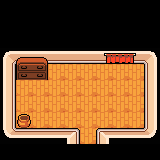

Rendered tile map (Tiled .tmx) drawn with the repository's tilesets; below, a short description and the full map source, tile grids included:
An orthogonal 10x10 tile map with 16x16 px tiles, 3 tile layers (tiles, details, Grass-Layer), 1 hidden layer not drawn and 2 objects (13, 19, 0, -1).

<map version="1.0" orientation="orthogonal" renderorder="right-down" width="10" height="10" tilewidth="16" tileheight="16" nextobjectid="3">
 <tileset firstgid="1" name="tileset" tilewidth="16" tileheight="16" tilecount="1120" columns="28">
  <image source="tileset.png" width="448" height="640" />
 </tileset>
 <layer name="tiles" width="10" height="10">
  <data encoding="csv">
0,0,0,0,0,0,0,0,0,0,
0,0,0,0,0,0,0,0,0,0,
0,0,0,0,0,0,0,0,0,0,
841,845,845,845,845,845,845,845,845,846,
869,928,928,928,928,928,928,928,928,930,
869,928,928,928,928,928,928,928,928,930,
869,928,928,928,928,928,928,928,928,930,
869,928,928,928,928,928,928,928,928,930,
953,954,954,954,955,928,957,954,954,958,
0,0,0,0,0,0,0,0,0,0
</data>
 </layer>
 <layer name="details" width="10" height="10">
  <data encoding="csv">
0,0,0,0,0,0,0,0,0,0,
0,0,0,0,0,0,0,0,0,0,
0,0,0,0,0,0,0,0,0,0,
0,1041,1042,0,0,0,1105,1106,1107,0,
0,1069,1070,0,0,0,0,0,0,0,
0,0,0,0,0,0,0,0,0,0,
0,0,0,0,0,0,0,0,0,0,
0,1067,0,0,0,0,0,0,0,0,
0,0,0,0,0,0,0,0,0,0,
0,0,0,0,0,0,0,0,0,0
</data>
 </layer>
 <layer name="Collision-Layer" width="10" height="10" visible="0">
  <data encoding="csv">
0,0,0,0,0,0,0,0,0,0,
0,0,0,0,0,0,0,0,0,0,
0,0,0,0,0,0,0,0,0,0,
1073,1073,1073,1073,1073,1073,1073,1073,1073,1073,
1073,0,0,0,0,0,0,0,0,1073,
1073,0,0,0,0,0,0,0,0,1073,
1073,0,0,0,0,0,0,0,0,1073,
1073,0,0,0,0,0,0,0,0,1073,
1073,1073,1073,1073,1073,0,1073,1073,1073,1073,
1073,1073,1073,1073,1073,0,1073,1073,1073,1073
</data>
 </layer>
 <objectgroup name="Teleport-Layer">
  <object id="1" name="level01" type="13, 19" x="80" y="128" width="16" height="16" />
 </objectgroup>
 <objectgroup name="Entity-Layer">
  <object id="2" name="rival" type="0, -1" x="48" y="80" width="16" height="16" />
 </objectgroup>
 <layer name="Grass-Layer" width="10" height="10">
  <data encoding="csv">
0,0,0,0,0,0,0,0,0,0,
0,0,0,0,0,0,0,0,0,0,
0,0,0,0,0,0,0,0,0,0,
0,0,0,0,0,0,0,0,0,0,
0,0,0,0,0,0,0,0,0,0,
0,0,0,0,0,0,0,0,0,0,
0,0,0,0,0,0,0,0,0,0,
0,0,0,0,0,0,0,0,0,0,
0,0,0,0,0,0,0,0,0,0,
0,0,0,0,0,0,0,0,0,0
</data>
 </layer>
</map>
